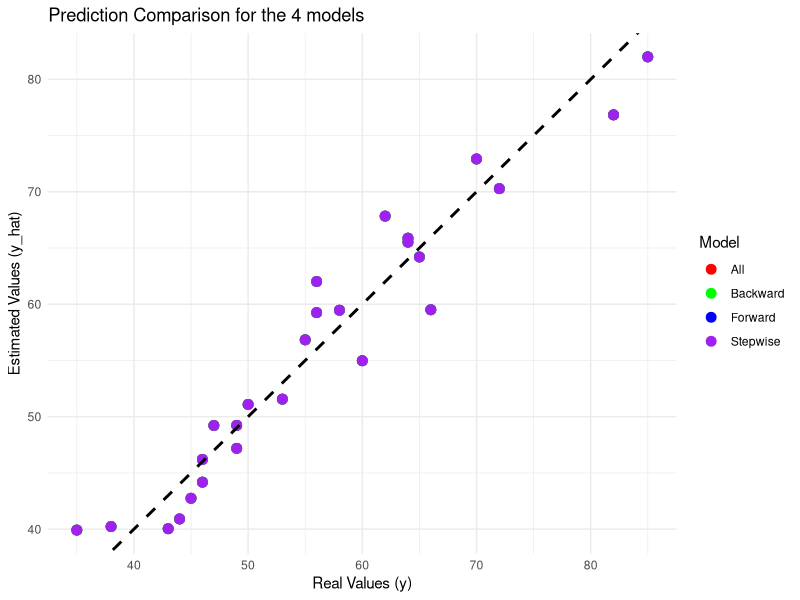

Generate this figure with R:
library(leaps)
if (!require(MASS)) install.packages("MASS")
library(MASS)


house_data <- read.table("house.dat", header = TRUE)

str(house_data)
summary(house_data)

forward_selection = function(data, response) {
  variables = colnames(data)
  variables = variables[variables != response]
  selected_vars = c()
  best_aic = Inf
  
  while (length(variables) > 0) {
    aic_list = c()
    
    for (var in variables) {
      formula = as.formula(paste(response, "~", paste(c(selected_vars, var), collapse = " + ")))
      model = lm(formula, data = data)
      aic_list = c(aic_list, AIC(model))
    }
    
    best_var_index = which.min(aic_list)
    best_var = variables[best_var_index]
    best_aic_new = min(aic_list)
    
    if (best_aic_new < best_aic) {
      selected_vars = c(selected_vars, best_var)
      variables = variables[variables != best_var]
      best_aic = best_aic_new
    } else {
      break
    }
  }
  
  final_formula = as.formula(paste(response, "~", paste(selected_vars, collapse = " + ")))
  final_model = lm(final_formula, data = data)
  return(final_model)
}

backward_selection = function(data, response) {
  variables = colnames(data)
  variables = variables[variables != response]
  best_aic = Inf
  
  while (length(variables) > 1) {
    aic_list = c()
    
    for (var in variables) {
      formula = as.formula(paste(response, "~", paste(variables[variables != var], collapse = " + ")))
      model = lm(formula, data = data)
      aic_list = c(aic_list, AIC(model))
    }
    
    best_var_index = which.min(aic_list)
    best_aic_new = min(aic_list)
    
    if (best_aic_new < best_aic) {
      best_aic = best_aic_new
      variables = variables[-best_var_index]
    } else {
      break
    }
  }
  
  final_formula = as.formula(paste(response, "~", paste(variables, collapse = " + ")))
  final_model = lm(final_formula, data = data)
  return(final_model)
}

stepwise_selection = function(data, response) {
  predictors = setdiff(names(data), response)
  
  current_model = lm(as.formula(paste(response, "~ 1")), data = data)
  best_aic = AIC(current_model)
  selected_vars = c()
  remaining_vars = predictors 
  
  repeat {
    add_candidates = list()
    for (var in remaining_vars) {
      candidate_model = lm(as.formula(paste(response, "~", paste(c(selected_vars, var), collapse = " + "))), data = data)
      add_candidates[[var]] = AIC(candidate_model)
    }
    
    if (length(add_candidates) > 0) {
      best_add = which.min(unlist(add_candidates))
      best_add_var = names(add_candidates)[best_add]
      best_add_aic = add_candidates[[best_add_var]]
      
      if (best_add_aic < best_aic) {
        selected_vars = c(selected_vars, best_add_var)
        remaining_vars = setdiff(remaining_vars, best_add_var)
        best_aic = best_add_aic
        current_model = lm(as.formula(paste(response, "~", paste(selected_vars, collapse = " + "))), data = data)
        next
      }
    }
    
    if (length(selected_vars) > 0) {
      remove_candidates = list()
      for (var in selected_vars) {
        candidate_vars = setdiff(selected_vars, var)
        candidate_model = lm(as.formula(paste(response, "~", paste(candidate_vars, collapse = " + "))), data = data)
        remove_candidates[[var]] <- AIC(candidate_model)
      }
      
      best_remove = which.min(unlist(remove_candidates))
      best_remove_var = names(remove_candidates)[best_remove]
      best_remove_aic = remove_candidates[[best_remove_var]]
      
      if (best_remove_aic < best_aic) {
        selected_vars = setdiff(selected_vars, best_remove_var)
        remaining_vars = c(remaining_vars, best_remove_var)
        best_aic = best_remove_aic
        current_model = lm(as.formula(paste(response, "~", paste(selected_vars, collapse = " + "))), data = data)
        next
      }
    }
    
    break
  }
  
  return(current_model)
}

best_subset_selection = function(data, response) {
  predictors = setdiff(names(data), response)
  
  all_combinations = lapply(1:length(predictors), function(k) {
    combn(predictors, k, simplify = FALSE)
  })
  all_combinations = unlist(all_combinations, recursive = FALSE)
  
  results = data.frame(
    Variables = character(),
    AIC = numeric(),
    R_squared = numeric(),
    Adjusted_R_squared = numeric(),
    stringsAsFactors = FALSE
  )
  
  for (comb in all_combinations) {
    formula_str = paste(response, "~", paste(comb, collapse = " + "))
    model = lm(as.formula(formula_str), data = data)
    
    results = rbind(results, data.frame(
      Variables = paste(comb, collapse = ", "),
      AIC = AIC(model),
      R_squared = summary(model)$r.squared,
      Adjusted_R_squared = summary(model)$adj.r.squared
    ))
  }
  
  best_model_row = results[which.min(results$AIC), ]
  best_model_vars = unlist(strsplit(best_model_row$Variables, ", "))
  best_model = lm(as.formula(paste(response, "~", paste(best_model_vars, collapse = " + "))), data = data)
  
  return (best_model)
}

response <- "PRICE"

forward_model = forward_selection(house_data, response)
backward_model = backward_selection(house_data, response)
stepwise_model = stepwise_selection(house_data, response)
best_subset <- best_subset_selection(data = house_data, response)

full_model = lm(PRICE ~ ., data = house_data)
stepwise_model_second = stepAIC(lm(PRICE ~ 1, data = house_data),
                          scope = list(lower = ~1, upper = full_model),
                          direction = "both")

summary(forward_model)
summary(backward_model)
summary(stepwise_model)
summary(best_subset)

rmse = function(actual, predicted) {
  sqrt(mean((actual - predicted)^2))
}

mae = function(actual, predicted) {
  mean(abs(actual - predicted))
}

compare_models <- function(data, response, models) {
  results = data.frame(
    Model = character(),
    AIC = numeric(),
    R2 = numeric(),
    Adjusted_R2 = numeric(),
    RMSE = numeric(),
    MAE = numeric()
  )
  
  for (model_name in names(models)) {
    model = models[[model_name]]
    predicted = predict(model, data)
    actual = data[[response]]
    
    results = rbind(results, data.frame(
      Model = model_name,
      AIC = AIC(model),
      R2 = summary(model)$r.squared,
      Adjusted_R2 = summary(model)$adj.r.squared,
      RMSE = rmse(actual, predicted),
      MAE = mae(actual, predicted)
    ))
  }
  
  return(results)
}

get_model_variables = function(model) {
  terms = attr(terms(model), "term.labels")
  return(terms)
}

forward_vars = get_model_variables(forward_model)
backward_vars = get_model_variables(backward_model)
stepwise_vars = get_model_variables(stepwise_model)
stepwise_vars_second = get_model_variables(stepwise_model_second)
best_subset_vars = get_model_variables(best_subset)

cat("Selected vars (Forward):", paste(forward_vars, collapse = ", "), "\n")
cat("Selected vars (Backward):", paste(backward_vars, collapse = ", "), "\n")
cat("Selected vars (Stepwise):", paste(stepwise_vars, collapse = ", "), "\n")
cat("Selected vars (Best subset):", paste(best_subset_vars, collapse = ", "), "\n")
cat("Selected vars (Stepwise from library):", paste(stepwise_vars_second, collapse = ", "), "\n")

models = list(
  Forward = forward_model,
  Backward = backward_model,
  Stepwise = stepwise_model,
  Best_Subset = best_subset
)

results = compare_models(house_data, "PRICE", models)
print(results)

house_data$y_all = predict(best_subset, house_data)
house_data$y_forward = predict(forward_model, house_data)
house_data$y_backward = predict(backward_model, house_data)
house_data$y_stepwise = predict(stepwise_model, house_data)

y_real = house_data$PRICE

library(ggplot2)

ggplot(house_data, aes(x = y_real)) +
  geom_point(aes(y = y_all, color = "All"), size = 3) +
  geom_point(aes(y = y_forward, color = "Forward"), size = 3) +
  geom_point(aes(y = y_backward, color = "Backward"), size = 3) +
  geom_point(aes(y = y_stepwise, color = "Stepwise"), size = 3) +
  geom_abline(intercept = 0, slope = 1, linetype = "dashed", color = "black", linewidth = 1) +
  labs(
    title = "Prediction Comparison for the 4 models",
    x = "Real Values (y)",
    y = "Estimated Values (y_hat)",
    color = "Model"
  ) +
  theme_minimal() +
  scale_color_manual(values = c("All" = "red", "Forward" = "blue", 
                                "Backward" = "green", "Stepwise" = "purple"))
